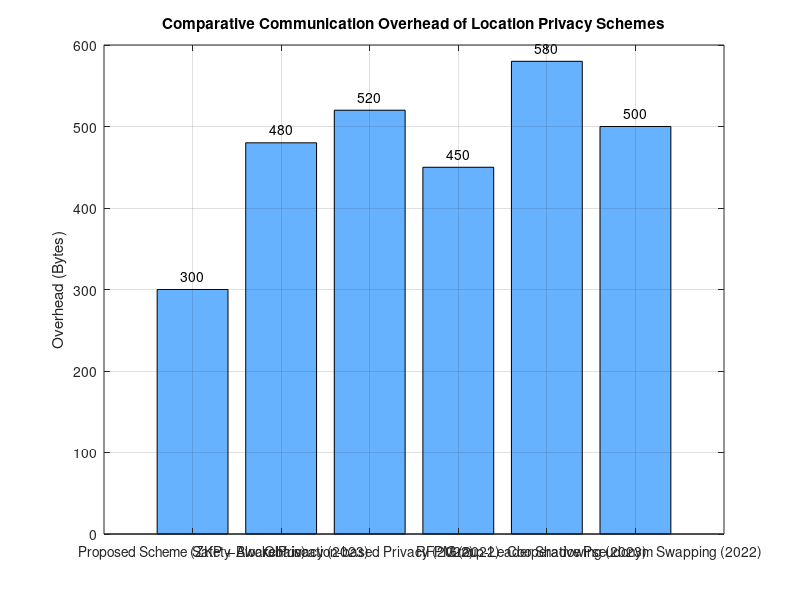

The MATLAB script that drew this image: (Note: this script raises an error after producing the figure.)
% Data: Estimated communication overhead in bytes per transaction						
schemes = {						
'Proposed Scheme (ZKP + Blockchain)', 						
'Safety-Aware Privacy (2023)', 						
'Obfuscation-based Privacy (2022)', 						
'RFPM (2022)', 						
'Group-Leader Shadowing (2023)', 						
'Cooperative Pseudonym Swapping (2022)'						
};						
						
overheads = [300, 480, 520, 450, 580, 500];						
						
% Bar plot						
figure('Position', [100, 100, 1000, 500]);						
bar(overheads, 'FaceColor', [0.4, 0.7, 1]);						
title('Comparative Communication Overhead of Location Privacy Schemes');						
ylabel('Overhead (Bytes)');						
xticks(1:length(schemes));						
xticklabels(schemes);						
xtickangle(45);						
grid on;						
						
% Annotate values						
for i = 1:length(overheads)						
text(i, overheads(i) + 10, num2str(overheads(i)), ...						
'HorizontalAlignment', 'center', ...						
'VerticalAlignment', 'bottom');						
end						
						
% Create and display table						
T = table(schemes', overheads', ...						
'VariableNames', {'Scheme', 'Estimated_Overhead_Bytes'});						
disp(T)						
						
